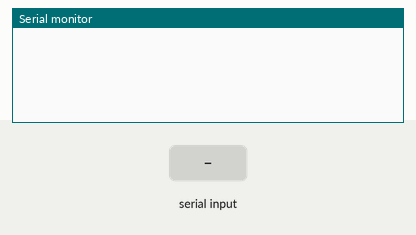
Recording of a sketch running on a simulated Arduino Uno, built with avr-gcc and run on an emulated ATmega328P. Parts: the last lines printed to the serial monitor. The inputs (shaded band) are chosen by the test bench.

Above: at 1.2 s.
1.3 s: "p" received over Serial
At 2.1 s:
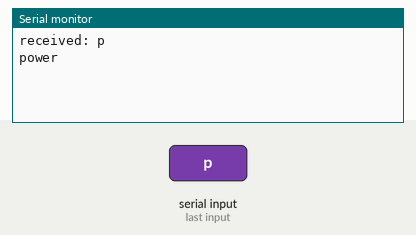
2.8 s: "u" received over Serial
At 3.3 s:
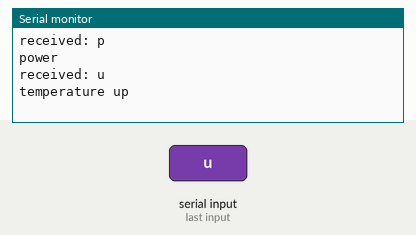
4.3 s: "d" received over Serial
At 5.5 s:
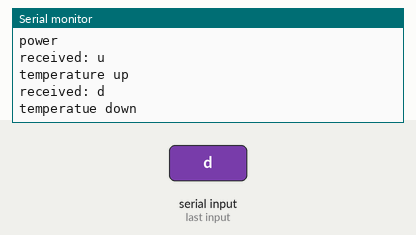
5.8 s: "l" received over Serial
At 6.8 s:
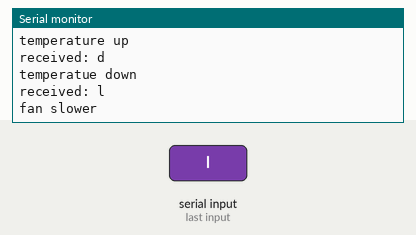
7.3 s: "r" received over Serial
At 7.9 s:
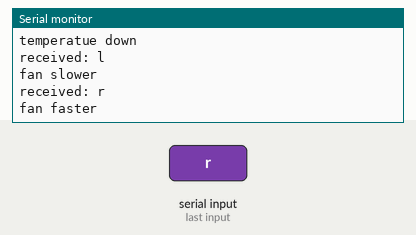
8.8 s: "c" received over Serial
At 10.2 s:
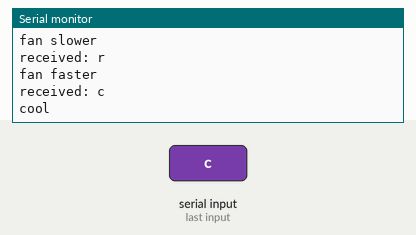

The sketch:

BCA_AC_2.ino
```cpp
#include <IRLib.h>

// An IR LED must be connected to Arduino PWM pin 3.

IRsend sender;

char cmd = ' ';

void setup() {
    Serial.begin(9600);
}

void loop() {
    if (Serial.available() > 0) {
        cmd = Serial.read();
        Serial.print("received: ");
        Serial.println(cmd);
        switch(cmd) {
            case 'p':
                sender.send(NEC,0x10AF8877, 32);
                Serial.println("power");
                break;
            case 'u':
                sender.send(NEC,0x10AF708F, 32);
                Serial.println("temperature up");
                break;
            case 'd':
                sender.send(NEC,0x10AFB04F, 32);
                Serial.println("temperatue down");
                break;
            case 'l':
                sender.send(NEC,0x10AF20DF, 32);
                Serial.println("fan slower");
                break;
            case 'r':
                sender.send(NEC,0x10AF807F, 32);
                Serial.println("fan faster");
                break;
            case 'c':
                sender.send(NEC,0x10AF906F, 32);
                Serial.println("cool");
                break;
            case 'e':
                sender.send(NEC,0x10AF40BF, 32);
                Serial.println("energy saver");
                break;
            case 'f':
                sender.send(NEC,0x10AFE01F, 32);
                Serial.println("fan only");
                break;
            Serial.println("bad command");
        }
    }
}
```

Measured:
- after the input at 1.3 s, the serial monitor: prints a new line at once (image 1)
- after the input at 2.8 s, the serial monitor: prints a new line at once (image 2)
- after the input at 4.3 s, the serial monitor: prints a new line at once (image 3)
- after the input at 5.8 s, the serial monitor: prints a new line at once (image 4)
- after the input at 7.3 s, the serial monitor: prints a new line at once (image 5)
- after the input at 8.8 s, the serial monitor: prints a new line at once (image 6)
